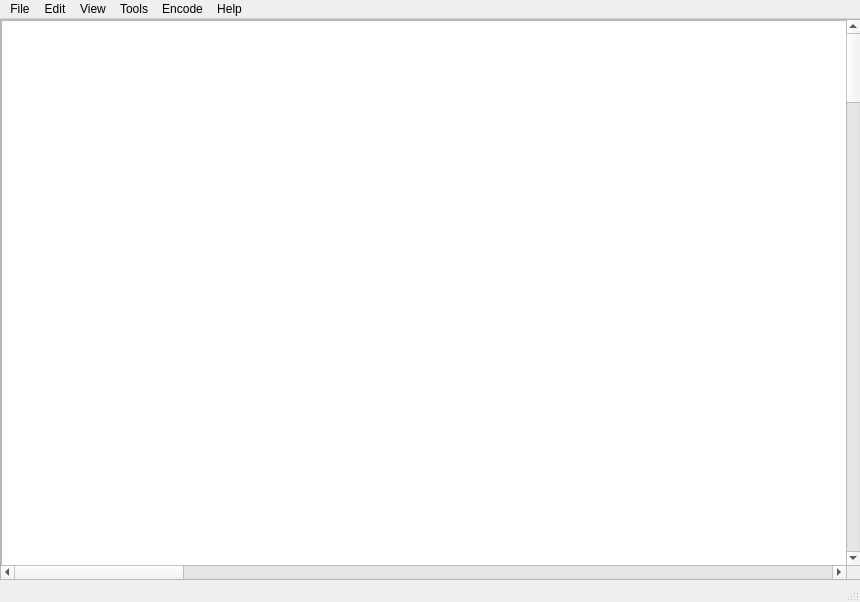
<?xml version="1.0" encoding="UTF-8"?>
<ui version="4.0">
 <author>Zixin Wang</author>
 <class>MainWindow</class>
 <widget class="QMainWindow" name="MainWindow">
  <property name="geometry">
   <rect>
    <x>0</x>
    <y>0</y>
    <width>860</width>
    <height>602</height>
   </rect>
  </property>
  <property name="windowTitle">
   <string>MainWindow</string>
  </property>
  <widget class="QWidget" name="centralwidget">
   <widget class="QScrollArea" name="scrollArea">
    <property name="geometry">
     <rect>
      <x>0</x>
      <y>0</y>
      <width>861</width>
      <height>561</height>
     </rect>
    </property>
    <property name="maximumSize">
     <size>
      <width>861</width>
      <height>561</height>
     </size>
    </property>
    <property name="widgetResizable">
     <bool>true</bool>
    </property>
    <widget class="QWidget" name="scrollAreaWidgetContents_2">
     <property name="geometry">
      <rect>
       <x>0</x>
       <y>0</y>
       <width>10000</width>
       <height>10000</height>
      </rect>
     </property>
     <property name="minimumSize">
      <size>
       <width>10000</width>
       <height>10000</height>
      </size>
     </property>
     <widget class="QTextEdit" name="textEdit">
      <property name="geometry">
       <rect>
        <x>0</x>
        <y>0</y>
        <width>10000</width>
        <height>10000</height>
       </rect>
      </property>
      <property name="minimumSize">
       <size>
        <width>10000</width>
        <height>10000</height>
       </size>
      </property>
     </widget>
    </widget>
   </widget>
  </widget>
  <widget class="QMenuBar" name="menubar">
   <property name="geometry">
    <rect>
     <x>0</x>
     <y>0</y>
     <width>860</width>
     <height>21</height>
    </rect>
   </property>
   <widget class="QMenu" name="menuFile">
    <property name="title">
     <string>File</string>
    </property>
    <addaction name="actionNew"/>
    <addaction name="actionOpen"/>
    <addaction name="separator"/>
    <addaction name="actionSave_Close"/>
    <addaction name="actionDiscard_Close"/>
    <addaction name="separator"/>
    <addaction name="actionSave"/>
    <addaction name="actionSave_as"/>
    <addaction name="separator"/>
    <addaction name="actionOpen_in_System_File_Explorer"/>
    <addaction name="actionOpen_with"/>
    <addaction name="separator"/>
    <addaction name="actionPrint"/>
    <addaction name="actionPage_Settings"/>
    <addaction name="separator"/>
    <addaction name="actionPreference_Settings"/>
    <addaction name="actionExit"/>
   </widget>
   <widget class="QMenu" name="menuEdit">
    <property name="title">
     <string>Edit</string>
    </property>
    <addaction name="actionCut"/>
    <addaction name="actionCopy"/>
    <addaction name="actionPaste"/>
    <addaction name="separator"/>
    <addaction name="actionUndo"/>
    <addaction name="actionRedo"/>
    <addaction name="separator"/>
    <addaction name="actionFind"/>
    <addaction name="actionReplace"/>
    <addaction name="actionGo_to"/>
    <addaction name="separator"/>
    <addaction name="actionSelect_all"/>
    <addaction name="separator"/>
    <addaction name="actionAdd_timestamp"/>
   </widget>
   <widget class="QMenu" name="menuView">
    <property name="title">
     <string>View</string>
    </property>
    <widget class="QMenu" name="menuAutomatic_line_wrapping">
     <property name="title">
      <string>Automatic line wrapping</string>
     </property>
     <addaction name="actionEnabled"/>
     <addaction name="actionDisabled"/>
    </widget>
    <addaction name="actionFont_2"/>
    <addaction name="menuAutomatic_line_wrapping"/>
   </widget>
   <widget class="QMenu" name="menuHelp">
    <property name="title">
     <string>Help</string>
    </property>
    <addaction name="actionView_README"/>
    <addaction name="actionAbout"/>
   </widget>
   <widget class="QMenu" name="menuEncode">
    <property name="title">
     <string>Encode</string>
    </property>
    <addaction name="actionTo_UTF_8"/>
    <addaction name="actionTo_GBK"/>
    <addaction name="actionTo_ANSI"/>
    <addaction name="separator"/>
    <addaction name="actionOthers"/>
   </widget>
   <widget class="QMenu" name="menuTools">
    <property name="title">
     <string>Tools</string>
    </property>
    <widget class="QMenu" name="menuMD5">
     <property name="title">
      <string>MD5</string>
     </property>
     <addaction name="actionGenerate"/>
     <addaction name="actionGenerate_from"/>
    </widget>
    <widget class="QMenu" name="menuSHA_1">
     <property name="title">
      <string>SHA-1</string>
     </property>
     <addaction name="actionGenerate_2"/>
     <addaction name="actionGenerate_from_Selection"/>
    </widget>
    <widget class="QMenu" name="menuSHA_2">
     <property name="title">
      <string>SHA-2</string>
     </property>
     <addaction name="actionGenerate_3"/>
     <addaction name="actionGenerate_from_Selection_2"/>
    </widget>
    <widget class="QMenu" name="menuSHA_256">
     <property name="title">
      <string>SHA-256</string>
     </property>
     <addaction name="actionGenerate_4"/>
     <addaction name="actionGenerate_from_Selection_3"/>
    </widget>
    <addaction name="menuMD5"/>
    <addaction name="menuSHA_1"/>
    <addaction name="menuSHA_2"/>
    <addaction name="menuSHA_256"/>
    <addaction name="separator"/>
    <addaction name="actionOthers_2"/>
   </widget>
   <addaction name="menuFile"/>
   <addaction name="menuEdit"/>
   <addaction name="menuView"/>
   <addaction name="menuTools"/>
   <addaction name="menuEncode"/>
   <addaction name="menuHelp"/>
  </widget>
  <widget class="QStatusBar" name="statusbar"/>
  <action name="actionOpen">
   <property name="icon">
    <iconset theme="QIcon::ThemeIcon::DocumentOpen"/>
   </property>
   <property name="text">
    <string>Open...</string>
   </property>
   <property name="shortcut">
    <string>Ctrl+O</string>
   </property>
  </action>
  <action name="actionOpen_with_URL">
   <property name="text">
    <string>Open with URL...</string>
   </property>
  </action>
  <action name="actionClose_this_document">
   <property name="text">
    <string>Close this document</string>
   </property>
  </action>
  <action name="actionSave_Close">
   <property name="text">
    <string>Save and Close...</string>
   </property>
   <property name="shortcut">
    <string>Ctrl+Shift+S</string>
   </property>
  </action>
  <action name="actionDiscard_Close">
   <property name="text">
    <string>Discard and Close...</string>
   </property>
   <property name="shortcut">
    <string>Alt+Shift+S</string>
   </property>
  </action>
  <action name="actionSave">
   <property name="icon">
    <iconset theme="QIcon::ThemeIcon::DocumentSave"/>
   </property>
   <property name="text">
    <string>Save</string>
   </property>
   <property name="shortcut">
    <string>Ctrl+S</string>
   </property>
  </action>
  <action name="actionSave_as">
   <property name="icon">
    <iconset theme="QIcon::ThemeIcon::DocumentSaveAs"/>
   </property>
   <property name="text">
    <string>Save as...</string>
   </property>
   <property name="shortcut">
    <string>F12</string>
   </property>
  </action>
  <action name="actionPrint">
   <property name="icon">
    <iconset theme="QIcon::ThemeIcon::DocumentPrint"/>
   </property>
   <property name="text">
    <string>Print...</string>
   </property>
   <property name="shortcut">
    <string>Ctrl+P</string>
   </property>
  </action>
  <action name="actionPage_Settings">
   <property name="icon">
    <iconset theme="QIcon::ThemeIcon::DocumentPageSetup"/>
   </property>
   <property name="text">
    <string>Page Setup...</string>
   </property>
  </action>
  <action name="actionSettings">
   <property name="icon">
    <iconset theme="QIcon::ThemeIcon::DocumentProperties"/>
   </property>
   <property name="text">
    <string>Settings...</string>
   </property>
  </action>
  <action name="actionExit">
   <property name="icon">
    <iconset theme="QIcon::ThemeIcon::ApplicationExit"/>
   </property>
   <property name="text">
    <string>Exit</string>
   </property>
   <property name="shortcut">
    <string>Ctrl+Alt+Shift+Q</string>
   </property>
  </action>
  <action name="actionCut">
   <property name="icon">
    <iconset theme="QIcon::ThemeIcon::EditCut"/>
   </property>
   <property name="text">
    <string>Cut</string>
   </property>
   <property name="shortcut">
    <string>Ctrl+X</string>
   </property>
  </action>
  <action name="actionCopy">
   <property name="icon">
    <iconset theme="QIcon::ThemeIcon::EditCopy"/>
   </property>
   <property name="text">
    <string>Copy</string>
   </property>
   <property name="shortcut">
    <string>Ctrl+C</string>
   </property>
  </action>
  <action name="actionPaste">
   <property name="icon">
    <iconset theme="QIcon::ThemeIcon::EditPaste"/>
   </property>
   <property name="text">
    <string>Paste</string>
   </property>
   <property name="shortcut">
    <string>Ctrl+V</string>
   </property>
  </action>
  <action name="actionFind">
   <property name="icon">
    <iconset theme="QIcon::ThemeIcon::EditFind"/>
   </property>
   <property name="text">
    <string>Find...</string>
   </property>
   <property name="shortcut">
    <string>Ctrl+F</string>
   </property>
  </action>
  <action name="actionReplace">
   <property name="text">
    <string>Replace...</string>
   </property>
   <property name="shortcut">
    <string>Ctrl+R</string>
   </property>
  </action>
  <action name="actionGo_to">
   <property name="text">
    <string>Go to...</string>
   </property>
   <property name="shortcut">
    <string>Ctrl+G</string>
   </property>
  </action>
  <action name="actionSelect_all">
   <property name="icon">
    <iconset theme="QIcon::ThemeIcon::EditSelectAll"/>
   </property>
   <property name="text">
    <string>Select all</string>
   </property>
   <property name="shortcut">
    <string>Ctrl+A</string>
   </property>
  </action>
  <action name="actionAdd_timestamp">
   <property name="text">
    <string>Add timestamp</string>
   </property>
  </action>
  <action name="actionFont">
   <property name="text">
    <string>Font...</string>
   </property>
  </action>
  <action name="actionAutomatic_line_wrapping">
   <property name="text">
    <string>Automatic line wrapping</string>
   </property>
  </action>
  <action name="actionFont_2">
   <property name="text">
    <string>Font...</string>
   </property>
  </action>
  <action name="actionZoom">
   <property name="text">
    <string>Zoom</string>
   </property>
  </action>
  <action name="actionView_README">
   <property name="text">
    <string>View README</string>
   </property>
   <property name="shortcut">
    <string>Shift+F1</string>
   </property>
  </action>
  <action name="actionAbout">
   <property name="text">
    <string>About</string>
   </property>
   <property name="shortcut">
    <string>F1</string>
   </property>
  </action>
  <action name="actionNew">
   <property name="icon">
    <iconset theme="QIcon::ThemeIcon::DocumentNew"/>
   </property>
   <property name="text">
    <string>New...</string>
   </property>
   <property name="shortcut">
    <string>Ctrl+N</string>
   </property>
  </action>
  <action name="actionTo_UTF_8">
   <property name="text">
    <string>To UTF-8</string>
   </property>
  </action>
  <action name="actionTo_GBK">
   <property name="text">
    <string>To GBK</string>
   </property>
  </action>
  <action name="actionTo_ANSI">
   <property name="text">
    <string>To ANSI</string>
   </property>
  </action>
  <action name="actionOthers">
   <property name="text">
    <string>Others...</string>
   </property>
  </action>
  <action name="actionOthers_2">
   <property name="text">
    <string>Others...</string>
   </property>
  </action>
  <action name="actionGenerate">
   <property name="text">
    <string>Generate</string>
   </property>
  </action>
  <action name="actionGenerate_from">
   <property name="text">
    <string>Generate from Selection</string>
   </property>
  </action>
  <action name="actionGenerate_2">
   <property name="text">
    <string>Generate</string>
   </property>
  </action>
  <action name="actionGenerate_from_Selection">
   <property name="text">
    <string>Generate from Selection</string>
   </property>
  </action>
  <action name="actionGenerate_3">
   <property name="text">
    <string>Generate</string>
   </property>
  </action>
  <action name="actionGenerate_from_Selection_2">
   <property name="text">
    <string>Generate from Selection</string>
   </property>
  </action>
  <action name="actionGenerate_4">
   <property name="text">
    <string>Generate</string>
   </property>
  </action>
  <action name="actionGenerate_from_Selection_3">
   <property name="text">
    <string>Generate from Selection</string>
   </property>
  </action>
  <action name="actionEnabled">
   <property name="checkable">
    <bool>true</bool>
   </property>
   <property name="text">
    <string>Enabled</string>
   </property>
  </action>
  <action name="actionDisabled">
   <property name="checkable">
    <bool>true</bool>
   </property>
   <property name="checked">
    <bool>true</bool>
   </property>
   <property name="text">
    <string>Disabled</string>
   </property>
  </action>
  <action name="actionSettings_2">
   <property name="text">
    <string>Settings...</string>
   </property>
  </action>
  <action name="actionPreference_Settings">
   <property name="icon">
    <iconset theme="QIcon::ThemeIcon::DocumentProperties"/>
   </property>
   <property name="text">
    <string>Preference Settings...</string>
   </property>
   <property name="shortcut">
    <string>Ctrl+Alt+Shift+S</string>
   </property>
  </action>
  <action name="actionOpen_in_System_File_Explorer">
   <property name="icon">
    <iconset theme="QIcon::ThemeIcon::FolderOpen"/>
   </property>
   <property name="text">
    <string>Open in System File Explorer</string>
   </property>
  </action>
  <action name="actionOpen_with">
   <property name="text">
    <string>Open with...</string>
   </property>
  </action>
  <action name="actionUndo">
   <property name="icon">
    <iconset theme="QIcon::ThemeIcon::DocumentRevert"/>
   </property>
   <property name="text">
    <string>Undo</string>
   </property>
   <property name="shortcut">
    <string>Ctrl+Z</string>
   </property>
  </action>
  <action name="actionRedo">
   <property name="icon">
    <iconset theme="QIcon::ThemeIcon::EditRedo"/>
   </property>
   <property name="text">
    <string>Redo</string>
   </property>
   <property name="shortcut">
    <string>Ctrl+Y</string>
   </property>
  </action>
 </widget>
 <resources/>
 <connections/>
</ui>
